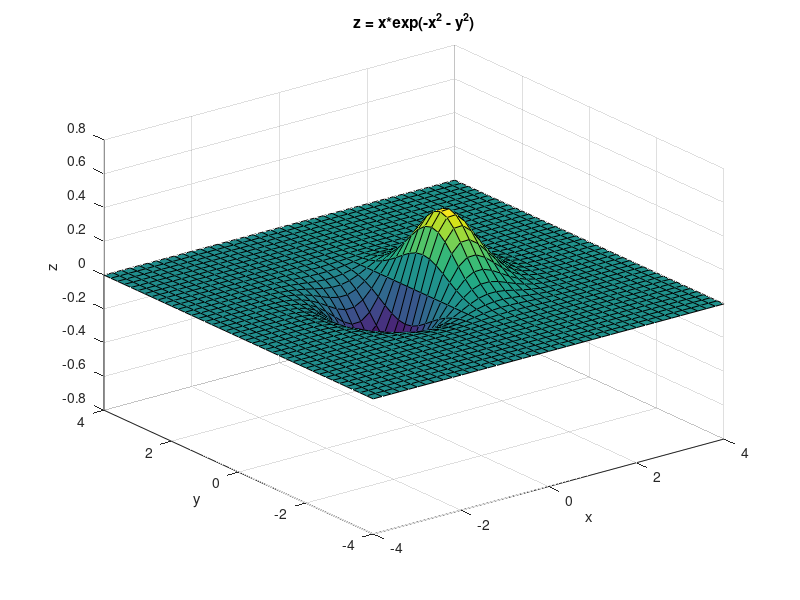
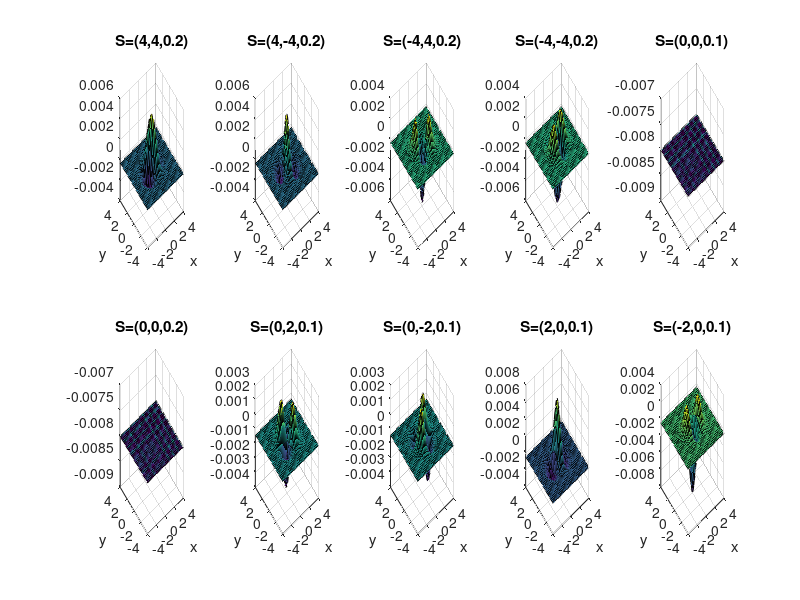
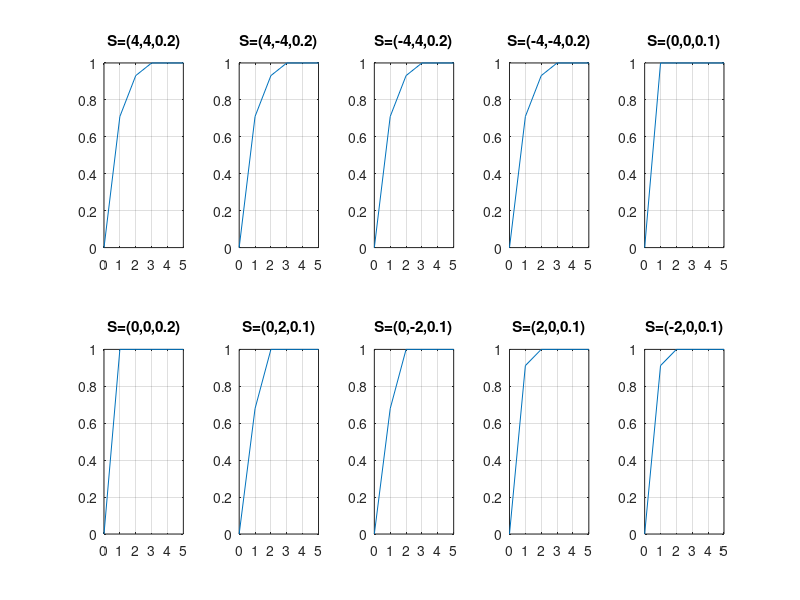

Write the MATLAB code that produced these figures, in order. (Note: this script raises an error after producing the figures.)
% HW1 - Aram Gasparian, 310410865 | Hana Matatov, 203608302
clc, close all;
%% Q2 (there is no Q1 in the PDF)
% section a
axes = -4:0.2:4;
[X,Y] = meshgrid(axes,axes);
Z = X.*exp(-X.^2 - Y.^2);
coordinate = [X(:) Y(:) Z(:)];
figure(1);
surf(X, Y, Z);
title('z = x*exp(-x^2 - y^2)');
xlabel('x');
ylabel('y');
zlabel('z');

% section b
% define 10 coordinates of point of light
S_mat = [4 4 0.2;
    4 -4 0.2;
    -4 4 0.2;
    -4 -4 0.2;
    0 0 0.1;
    0 0 0.2;
    0 2 0.1;
    0 -2 0.1;
    2 0 0.1;
    -2 0 0.1;];

figure(2)
ro = 0.1;
% calculate norms of surface
[Nx, Ny, Nz] = surfnorm(X, Y, Z);
nT = [Nx(:) Ny(:) Nz(:)];

for i = 1:size(S_mat,1)
    S_vec = S_mat(i,:);
    s = (repmat(-S_vec, size(coordinate,1), 1));
    % normalize vector s
    s = s./repmat(sqrt(sum(s.^2,2)), 1,3);
    % calculate irradiance
    Ics = ro*sum(nT.*s, 2);
    I = reshape(Ics, length(axes), []);
    % plot results
    subplot(2,5,i)
    surf(X,Y,I)
    title(['S=(' num2str(S_vec(1)) ',' num2str(S_vec(2)) ',' num2str(S_vec(3)) ')']);
    xlabel('x');
    ylabel('y');
    [U,S,V] = svd(I);
    SVD(i).I = I;
    SVD(i).U = U;
    SVD(i).S = S;
    SVD(i).V = V;
end

% section c
figure(3)
for i = 1:size(S_mat,1)
    subplot(2,5,i)
    eigNum = size(SVD(i).S,2);
    eigValSquare = SVD(i).S(SVD(i).S>0)'.^2;
    rk = [0 cumsum(eigValSquare)/sum(eigValSquare)];
    plot(0:eigNum, rk);
    xlim([0 5]);
    grid on;
    S_vec = S_mat(i,:);
    title(['S=(' num2str(S_vec(1)) ',' num2str(S_vec(2)) ',' num2str(S_vec(3)) ')']);
end

%% Q3 & Q4 are not matlab related

%% Q5
close all; 
% section a
%   calculate image points pts3d & pts2d
inl1;
%   remove NaN
noNaNPoints = ~isnan(pts2d(1,:));
pts2d = pts2d(:,noNaNPoints);
pts3d = pts3d(:,noNaNPoints);
%   build A mat (A*Pcs=0)
A = zeros(length(noNaNPoints));
for j = 1:sum(noNaNPoints)
    X = pts3d(:,j);
    u = pts2d(1,j);
    v = pts2d(2,j);    
    A(2*j-1,:) = [X' zeros(1,4) -X'*u];
    A(2*j,:)   = [zeros(1,4) X' -X'*v];
end

[U,D,V] = svd(A);
P = reshape(V(:,size(D,2)), [4 3])';
Pnorm = P/norm(P); % constraint for optimization problem
% section b
pts2dEst = Pnorm*pts3d;
pts2dEst = pts2dEst./repmat(pts2dEst(3,:), 3, 1); % normalize w curl
figure(1);
plot(pts2dEst(1,:),pts2dEst(2,:),'ro'); % plot projected poiints using matrix P
for i = 1:size(pts2d,2)
    error(i) = norm(pts2d(:,i) - pts2dEst(:,i));
end
E = sum(error)/length(error); % error units are pixels

% section c
[K, R] = rq(Pnorm(1:3,1:3));
scaling = K(3,3);
K = K/scaling; % K(3,3) = 1
R = scaling*R;

% section f
t = K\P(1:3,4);
c = -inv(R)*t;

% section g
figure(2);
plot3(c(1),c(2),c(3),'rx'); % plot camera location in 3D


%% Q6
trainingPath = 'leaf-data\training\';
testPath = 'leaf-data\test\leaf6.png';
testImg = imread(testPath);
testImgGray = rgb2gray(testImg);

resize = [239 180];
for i=1:5
    trainingSet{i} = imread([trainingPath 'leaf' num2str(i) '.png']);
    trainingSetGray{i} = rgb2gray(trainingSet{i});
end
Threshold = 200/255;
% imshow(testImgGray);
testBinary = im2bw(testImgGray, Threshold);
testBinary = ~testBinary;
[testSize(1), testSize(2)] = size(testBinary);
testBinary = [zeros(testSize(1),floor((resize(2)-testSize(2))/2)) ,testBinary , zeros(testSize(1),ceil((resize(2)-testSize(2))/2))];
[testSize(1), testSize(2)] = size(testBinary);
testBinary = [zeros(floor((resize(1)-testSize(1))/2),testSize(2)); testBinary; zeros(ceil((resize(1)-testSize(1))/2),testSize(2))];
%imshow(I2);

testBinaryMorph = imclose(testBinary, strel('disk', 30));
scale = sum(sum(testBinaryMorph));
% figure(2)
% imshow(testBinaryMorph);
% figure(3)
% diff = testBinaryMorph-testBinary;
% imshow(diff);
for i=1:5
    trainingSetBinary{i} = ~im2bw(trainingSetGray{i}, Threshold);
    [rowSize, colSize] = size(trainingSetBinary{i});
    trainingSetBinary{i} = [zeros(rowSize,floor((resize(2)-colSize)/2)) ,trainingSetBinary{i} , zeros(rowSize,ceil((resize(2)-colSize)/2))];
    [rowSize, colSize] = size(trainingSetBinary{i});
    trainingSetBinary{i} = [zeros(floor((resize(1)-rowSize)/2),colSize); trainingSetBinary{i}; zeros(ceil((resize(1)-rowSize)/2),colSize)];

    diff = testBinaryMorph - trainingSetBinary{i};
%     figure(i*10);
%     imshow(diff);
    blank = (diff == 0); % need to change
    score1 = sum(sum(blank.*testBinaryMorph));
    %score0 = sum(sum(diff == 1)); 
    scoreMinus = sum(sum(diff == -1)); % need to change 
    score(i) = (score1-scoreMinus)/scale;
end
score

